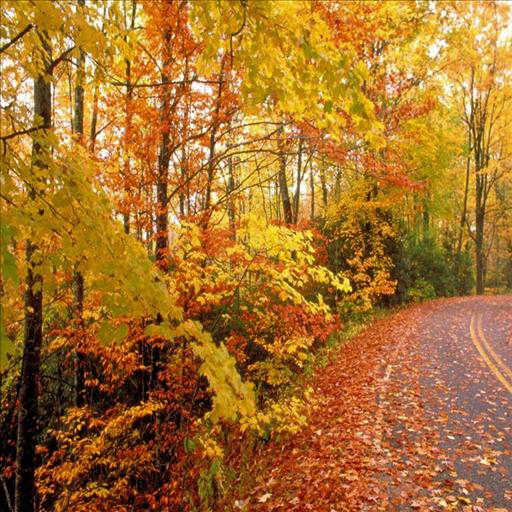
#> input picture HW4/data/sample_img1.png, 512 x 512 px
$ python nain.py
#> lines starting #> are read from the running program, lines starting #| are printed output that depends on the picture
import matplotlib.pyplot as plt
import matplotlib.image as mpimg
import numpy as np
from scipy.spatial.distance import euclidean
import time


img = mpimg.imread('data/sample_img1.png')
#> img is the input picture: shape (512, 512, 3) float32; mean R, G, B 0.646, 0.439, 0.175
img.shape


print("Start!")
data_1 = img
k = 4
max_loops = 3
k_means = []
cluster_pointers = {}
clusters = []
data_count = data_1.shape
#> data_count = (512, 512, 3)

for i in range(k):
    r1 = np.random.randint(0, data_count[0])
    r2 = np.random.randint(0, data_count[1])
    mean = data_1[r1][r2]
    k_means.append(mean)
    cluster_pointers.update({(r1, r2) : i})
    clusters.append([mean])
#> this loop made 4 passes
#> mean on passes 1 to 4: [0.718, 0.522, 0], [1, 1, 0.898], [0.541, 0.384, 0.141], [0.549, 0.357, 0]
#> after the loop, cluster_pointers = {(172, 47): 0, (117, 192): 1, (323, 251): 2, (195, 359): 3}; clusters = [[[0.718, 0.522, 0]], [[1, 1, 0.898]], [[0.541, 0.384, 0.141]], [[0.549, 0.357, 0]]]; k_means = [[0.718, 0.522, 0], [1, 1, 0.898], [0.541, 0.384, 0.141], [0.549, 0.357, 0]]

for _ in range(max_loops):
    for j in range(data_count[0]):
        # start = time.time()
        for k_ in range(data_count[1]):
            point = data_1[j][k_]
            min_dist = float("inf")
            nearest_mean_index = -1
            for i in range(k):
                dist = euclidean(k_means[i], point)
                if min_dist > dist:
                    min_dist = dist
                    nearest_mean_index = i
            try:
                clusters[cluster_pointers[(j,k_)]].remove(point)
            except:
                pass
            cluster_pointers[(j,k_)] = nearest_mean_index
            clusters[nearest_mean_index].append(point)
        # end = time.time()
        # print(j)
        # print(end - start)
    for i in range(k):
        new_mean = sum(clusters[i]) / len(clusters[i])
        k_means[i] = new_mean
#> after the loop, cluster_pointers = 262144 items; k_means = [[0.808, 0.574, 0.183], [0.933, 0.796, 0.575], [0.61, 0.393, 0.175], [0.372, 0.193, 0.0393]]

for r1, r2 in cluster_pointers.keys():
    cluster = cluster_pointers[(r1, r2)]
    mean = k_means[cluster]
    data_1[r1][r2] = mean
#> this loop made 262144 passes
#> (r1, r2, cluster, mean) on passes 1 to 3: (172, 47, 0, [0.808, 0.574, 0.183]), (117, 192, 1, [0.933, 0.796, 0.575]), (323, 251, 2, [0.61, 0.393, 0.175])
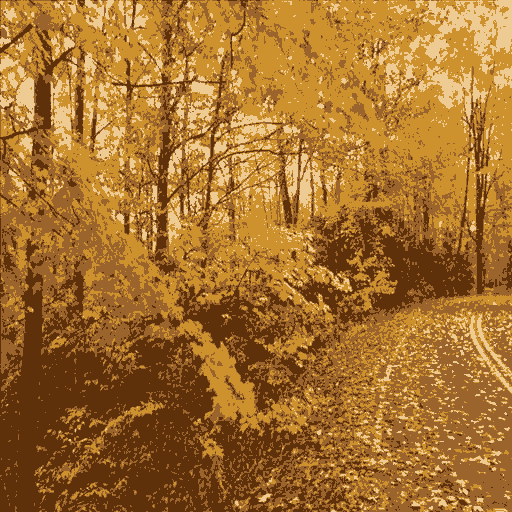
#> data_1: shape (512, 512, 3) float32; mean R, G, B 0.649, 0.442, 0.182

plt.imshow(data_1)
plt.savefig("k-2_128px.png")
